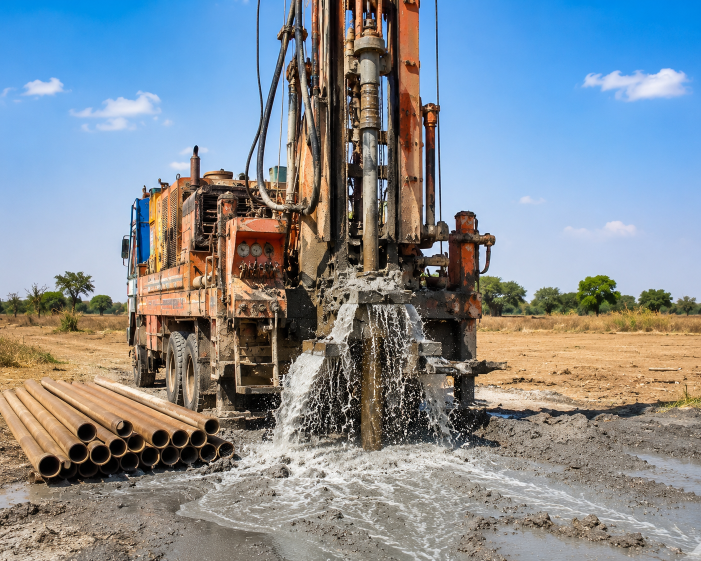
#> input picture apps/mobile/assets/borewell-hero.jpg, 1402 x 1122 px, found by its file name (shown at 1/2 size)
$ python gen-icon.py
#> lines starting #> are read from the running program, lines starting #| are printed output that depends on the picture
"""One-off generator for the Borewell Connect app icon / adaptive icon.
Uses the borewell drilling-rig photo as the icon artwork (per request), cropped
square and centered on the truck + drill mast so it stays legible at small sizes.
Run with: python scripts/gen-icon.py
Produces assets/icon.png, assets/adaptive-icon.png, assets/favicon.png.
"""
from PIL import Image

SRC = "assets/borewell-hero.jpg"
SIZE = 1024

src = Image.open(SRC).convert("RGB")
#> src is the input picture: PIL image 1402x1122 RGB; mean R, G, B 132.6, 140.9, 148.2
w, h = src.size  # 1402 x 1122
#> w = 1402; h = 1122

# Full-icon crop: a slightly wide square centered on the rig, keeping the
# truck cab, mast, and water splash all in frame.
box_full = (150, 60, 1150, 1060)  # 1000x1000
icon = src.crop(box_full).resize((SIZE, SIZE), Image.LANCZOS)
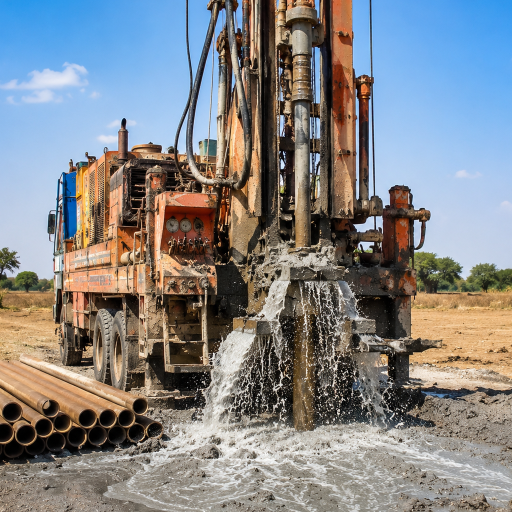
#> icon: PIL image 1024x1024 RGB (shown at 1/2 size); mean R, G, B 131.7, 132.9, 134.9
icon.save("assets/icon.png")
print("wrote assets/icon.png")

# Adaptive icon foreground: zoom in tighter on the cab + mast so the subject
# still reads once Android's launcher mask crops the outer ~33% safe-zone margin.
box_tight = (330, 40, 1030, 740)  # 700x700, centered on cab/mast
adaptive = src.crop(box_tight).resize((SIZE, SIZE), Image.LANCZOS)
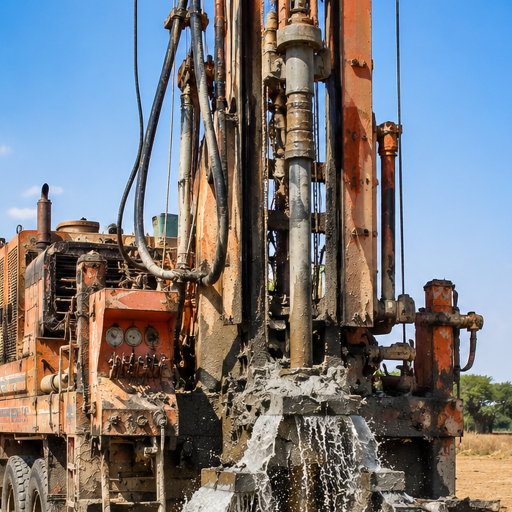
#> adaptive: PIL image 1024x1024 RGB (shown at 1/2 size); mean R, G, B 120, 120, 123.4
adaptive.save("assets/adaptive-icon.png")
print("wrote assets/adaptive-icon.png")

# Favicon: same framing as the full icon.
icon.save("assets/favicon.png")
print("wrote assets/favicon.png")
